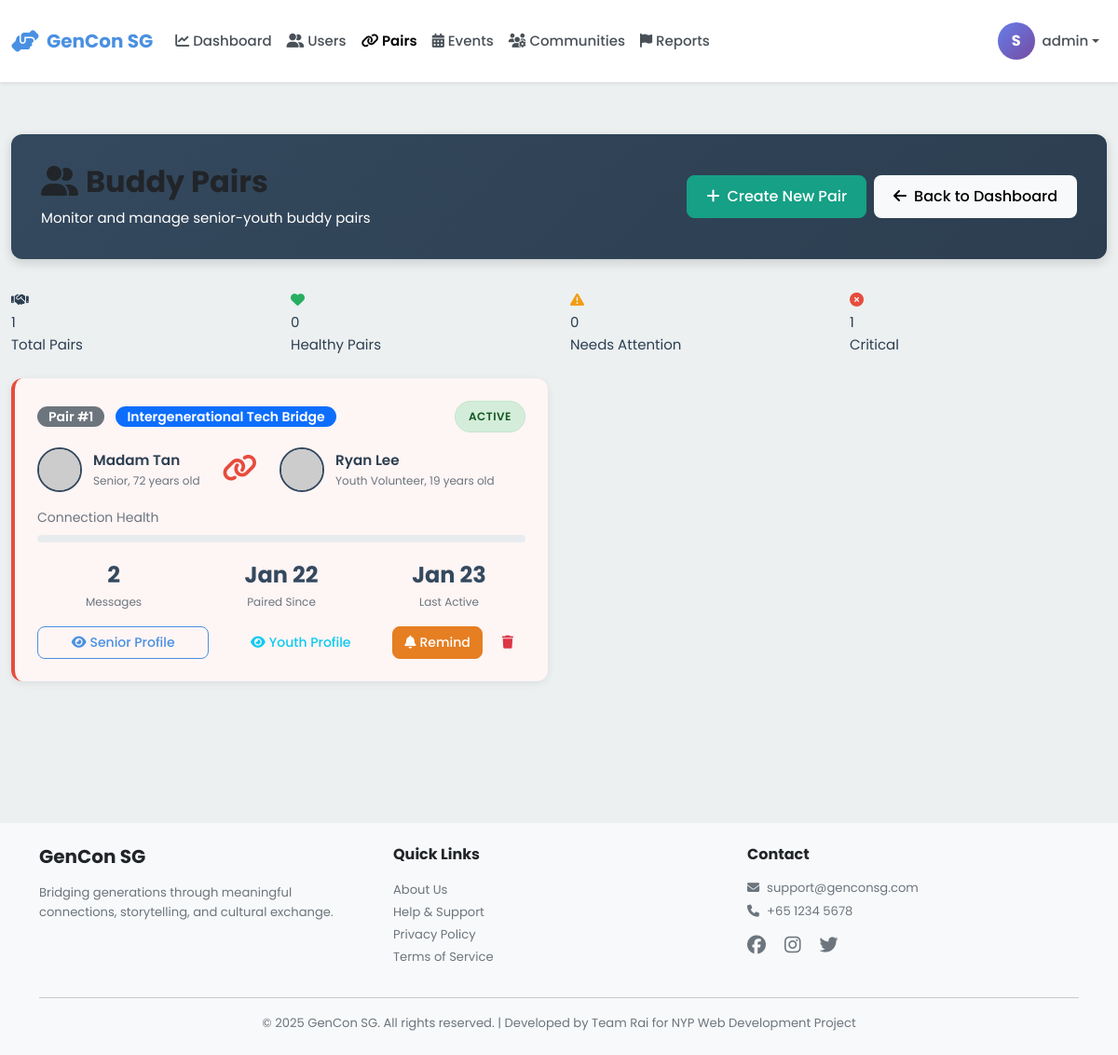
Page /admin/pairs (signed in) on the committed database.
### models.py (models this page shows, shortened)
class Pair(db.Model):
    __tablename__ = 'pairs'
    id = db.Column(db.Integer, primary_key=True)
    senior_id = db.Column(db.Integer, db.ForeignKey('users.id'), nullable=False, index=True)
    youth_id = db.Column(db.Integer, db.ForeignKey('users.id'), nullable=False, index=True)
    program = db.Column(db.String(100))  # Program/initiative name
    status = db.Column(db.String(20), default='active')  # active, inactive, paused
    paired_date = db.Column(db.DateTime, default=datetime.utcnow, nullable=False)
    last_interaction = db.Column(db.DateTime, default=datetime.utcnow)
    senior = db.relationship('User', foreign_keys=[senior_id], back_populates='senior_pairs')
    youth = db.relationship('User', foreign_keys=[youth_id], back_populates='youth_pairs')
    __table_args__ = (db.UniqueConstraint('senior_id', 'youth_id', name='unique_senior_youth_pair'),)

class User(db.Model):
    __tablename__ = 'users'
    id = db.Column(db.Integer, primary_key=True)
    username = db.Column(db.String(80), unique=True, nullable=False, index=True)
    password_hash = db.Column(db.String(255), nullable=False)
    email = db.Column(db.String(120), unique=True, nullable=False, index=True)
    full_name = db.Column(db.String(120), nullable=False)
    phone = db.Column(db.String(20))
    age = db.Column(db.Integer, nullable=False)
    bio = db.Column(db.Text)  # User biography
    school = db.Column(db.String(255))  # School or organization for youth
    role = db.Column(db.String(20), nullable=False)  # 'senior', 'youth', or 'admin'
    profile_picture = db.Column(db.String(255), default='default-avatar.png')
    disable_reason = db.Column(db.Text)
    interests_json = db.Column(db.Text)  # Stores interests as JSON array
    languages_json = db.Column(db.Text)  # Stores languages as JSON array
    accessibility_settings_json = db.Column(db.Text)  # Stores settings as JSON object
    created_at = db.Column(db.DateTime, default=datetime.utcnow, nullable=False)
    last_active = db.Column(db.DateTime, default=datetime.utcnow, nullable=False)
    is_active = db.Column(db.Boolean, default=True)
    stories = db.relationship('Story', back_populates='user', lazy='dynamic')
    sent_messages = db.relationship('Message', foreign_keys='Message.sender_id',
                                   back_populates='sender', lazy='dynamic')
    received_messages = db.relationship('Message', foreign_keys='Message.recipient_id',
                                       back_populates='recipient', lazy='dynamic')
    senior_pairs = db.relationship('Pair', foreign_keys='Pair.senior_id',
                                   back_populates='senior', lazy='dynamic')
    youth_pairs = db.relationship('Pair', foreign_keys='Pair.youth_id',
                                 back_populates='youth', lazy='dynamic')
    streak = db.relationship('Streak', back_populates='user', uselist=False)
    badges = db.relationship('Badge', back_populates='user', lazy='dynamic')
    checkins = db.relationship('Checkin', back_populates='user', lazy='dynamic')
    @property
    def interests(self):
        """Get interests as Python list from JSON string."""
        if self.interests_json:
            return json.loads(self.interests_json)
        return []
    @interests.setter
    def interests(self, value):
        """Set interests from Python list, store as JSON string."""
        self.interests_json = json.dumps(value)
    @property
    def languages(self):
        """Get languages as Python list from JSON string."""
        if self.languages_json:
            return json.loads(self.languages_json)
        return []
    @languages.setter
    def languages(self, value):
        """Set languages from Python list, store as JSON string."""
        self.languages_json = json.dumps(value)
    @property
    def accessibility_settings(self):
        """Get accessibility settings as Python dict from JSON string."""
        if self.accessibility_settings_json:
            return json.loads(self.accessibility_settings_json)
        return {}

### blueprints/admin.py (the view)
@admin_bp.route('/pairs')
@admin_required
def pairs():
    all_pairs = Pair.query.order_by(Pair.paired_date.desc()).all()
    inactive_threshold = datetime.utcnow() - timedelta(days=7)
    warning_threshold = datetime.utcnow() - timedelta(days=3)
    pairs_data = []
    for pair in all_pairs:
        message_count = Message.query.filter(
            ((Message.sender_id == pair.senior_id) & (Message.recipient_id == pair.youth_id)) |
            ((Message.sender_id == pair.youth_id) & (Message.recipient_id == pair.senior_id))
        ).count()
        if pair.last_interaction < inactive_threshold:
            health = 'critical'
        elif pair.last_interaction < warning_threshold:
            health = 'warning'
        else:
            health = 'good'
        pairs_data.append({
            'pair': pair,
            'message_count': message_count,
            'health': health
        })
    return render_template('admin/pairs.html', pairs_data=pairs_data)

### app.py (called while the page is built)
@app.context_processor
def inject_user():
    return dict(session=session)

### blueprints/admin.py (called while the page is built)
def admin_required(f):
    @wraps(f)
    def decorated_function(*args, **kwargs):
        if 'user_id' not in session:
            flash('Please login to access this page', 'warning')
            return redirect(url_for('auth.login', role='admin'))
        if session.get('role') != 'admin':
            flash('Access denied. Admin privileges required.', 'danger')
            return redirect(url_for('index'))
        return f(*args, **kwargs)
    return decorated_function

### templates/admin/pairs.html (shortened to what this page needs)
{% extends "base.html" %}
{% block extra_css %}
<link rel="stylesheet" href="{{ url_for('static', filename='css/admin.css') }}">
{% endblock %}
{% block content %}
<div class="container-fluid py-4">
    <div class="admin-header">
        <div class="d-flex justify-content-between align-items-center">
            <div>
                <h1><i class="fas fa-user-friends me-2"></i>Buddy Pairs</h1>
                <p class="mb-0">Monitor and manage senior-youth buddy pairs</p>
            </div>
            <div class="d-flex gap-2">
                <a href="{{ url_for('admin.create_pair') }}" class="btn btn-success">
                    <i class="fas fa-plus me-2"></i>Create New Pair
                </a>
                <a href="{{ url_for('admin.dashboard') }}" class="btn btn-light">
                    <i class="fas fa-arrow-left me-2"></i>Back to Dashboard
                </a>
            </div>
        </div>
    </div>
    <div class="row mb-4">
        <div class="col-md-3">
            <div class="stat-card pairs">
                <div class="stat-icon"><i class="fas fa-handshake"></i></div>
                <div class="stat-value">{{ pairs_data|length }}</div>
                <div class="stat-label">Total Pairs</div>
            </div>
        </div>
        <div class="col-md-3">
            <div class="stat-card" style="border-left-color: #27AE60;">
                <div class="stat-icon" style="color: #27AE60;"><i class="fas fa-heart"></i></div>
                <div class="stat-value">{{ pairs_data|selectattr('health', 'equalto', 'good')|list|length }}</div>
                <div class="stat-label">Healthy Pairs</div>
            </div>
        </div>
        <div class="col-md-3">
            <div class="stat-card" style="border-left-color: #F39C12;">
                <div class="stat-icon" style="color: #F39C12;"><i class="fas fa-exclamation-triangle"></i></div>
                <div class="stat-value">{{ pairs_data|selectattr('health', 'equalto', 'warning')|list|length }}</div>
                <div class="stat-label">Needs Attention</div>
            </div>
        </div>
        <div class="col-md-3">
            <div class="stat-card" style="border-left-color: #E74C3C;">
                <div class="stat-icon" style="color: #E74C3C;"><i class="fas fa-times-circle"></i></div>
                <div class="stat-value">{{ pairs_data|selectattr('health', 'equalto', 'critical')|list|length }}</div>
                <div class="stat-label">Critical</div>
            </div>
        </div>
    </div>
    {% if pairs_data %}
    <div class="row">
        {% for item in pairs_data %}
        <div class="col-lg-6 mb-4">
            <div class="pair-card {% if item.health == 'warning' %}warning{% elif item.health == 'critical' %}critical{% endif %}">
                <div class="pair-header">
                    <div>
                        <span class="badge bg-secondary">Pair #{{ item.pair.id }}</span>
                        {% if item.pair.program %}
                        <span class="badge bg-primary ms-2">{{ item.pair.program }}</span>
                        {% endif %}
                    </div>
                    <span class="status-badge {{ item.pair.status }}">{{ item.pair.status|capitalize }}</span>
                </div>
                <div class="pair-users">
                    <div class="pair-user">
                        <img src="{{ url_for('static', filename='images/' + (item.pair.senior.profile_picture or 'default-avatar.png')) }}"
                             alt="Senior Avatar"
                             onerror="this.src='https://ui-avatars.com/api/?name={{ item.pair.senior.full_name }}&background=E67E22&color=fff'">
                        <div class="user-info">
                            <div class="name">{{ item.pair.senior.full_name }}</div>
                            <div class="role">Senior, {{ item.pair.senior.age }} years old</div>
                        </div>
                    </div>
                    <div class="text-center">
                        <i class="fas fa-link fa-2x" style="color: {% if item.health == 'good' %}#27AE60{% elif item.health == 'warning' %}#F39C12{% else %}#E74C3C{% endif %};"></i>
                    </div>
                    <div class="pair-user">
                        <img src="{{ url_for('static', filename='images/' + (item.pair.youth.profile_picture or 'default-avatar.png')) }}"
                             alt="Youth Avatar"
                             onerror="this.src='https://ui-avatars.com/api/?name={{ item.pair.youth.full_name }}&background=9B59B6&color=fff'">
                        <div class="user-info">
                            <div class="name">{{ item.pair.youth.full_name }}</div>
                            <div class="role">Youth Volunteer, {{ item.pair.youth.age }} years old</div>
                        </div>
                    </div>
                </div>
                <div class="connection-strength">
                    <div class="label">Connection Health</div>
                    <div class="strength-bar">
                        <div class="fill {{ item.health }}" style="width: {% if item.health == 'good' %}100{% elif item.health == 'warning' %}50{% else %}20{% endif %}%;"></div>
                    </div>
                </div>
                <div class="pair-stats">
                    <div class="pair-stat">
                        <div class="value">{{ item.message_count }}</div>
                        <div class="label">Messages</div>
                    </div>
                    <div class="pair-stat">
                        <div class="value">{{ item.pair.paired_date.strftime('%b %d') }}</div>
                        <div class="label">Paired Since</div>
                    </div>
                    <div class="pair-stat">
                        <div class="value">{{ item.pair.last_interaction.strftime('%b %d') if item.pair.last_interaction else 'Never' }}</div>
                        <div class="label">Last Active</div>
                    </div>
                </div>
                <div class="d-flex gap-2 mt-3">
                    <a href="{{ url_for('admin.user_detail', user_id=item.pair.senior_id) }}" class="btn btn-sm btn-outline-primary flex-grow-1">
                        <i class="fas fa-eye me-1"></i>Senior Profile
                    </a>
                    <a href="{{ url_for('admin.user_detail', user_id=item.pair.youth_id) }}" class="btn btn-sm btn-outline-info flex-grow-1">
                        <i class="fas fa-eye me-1"></i>Youth Profile
                    </a>
                    {% if item.health != 'good' %}
                    <form action="{{ url_for('admin.send_pair_reminder', pair_id=item.pair.id) }}" method="POST" class="d-inline">
                        <button type="submit" class="btn btn-sm btn-warning">
                            <i class="fas fa-bell me-1"></i>Remind
                        </button>
                    </form>
                    {% endif %}
                    <form action="{{ url_for('admin.delete_pair', pair_id=item.pair.id) }}" method="POST" class="d-inline" onsubmit="return confirm('Permanently remove this pair?');">
                        <button type="submit" class="btn btn-sm btn-outline-danger">
                            <i class="fas fa-trash"></i>
                        </button>
                    </form>
                </div>
            </div>
        </div>
        {% endfor %}
    </div>
    {% endif %}
</div>
{% endblock %}

### static/css/main.css (style rules this page uses)
:root { --primary-color: #4A90E2; --primary-hover: #357ABD; --secondary-color: #7B68EE; --success-color: #28A745; --warning-color: #FFC107; --danger-color: #DC3545; --info-color: #17A2B8; --senior-primary: #E67E22; --senior-secondary: #2ECC71; --senior-accent: #F39C12; --youth-primary: #9B59B6; --youth-secondary: #3498DB; --youth-accent: #E74C3C; --admin-primary: #34495E; --admin-secondary: #16A085; --admin-accent: #E67E22; --white: #FFFFFF; --black: #000000; --gray-100: #F8F9FA; --gray-200: #E9ECEF; --gray-300: #DEE2E6; --gray-400: #CED4DA; --gray-500: #ADB5BD; --gray-600: #6C757D; --gray-700: #495057; --gray-800: #343A40; --gray-900: #212529; --font-family: 'Poppins', -apple-system, BlinkMacSystemFont, 'Segoe UI', sans-serif; --font-size-base: 16px; --font-size-sm: 14px; --font-size-lg: 18px; --font-size-xl: 20px; --font-size-xxl: 24px; --font-weight-light: 300; --font-weight-normal: 400; --font-weight-medium: 500; --font-weight-semibold: 600; --font-weight-bold: 700; --spacing-xs: 0.25rem; --spacing-sm: 0.5rem; --spacing-md: 1rem; --spacing-lg: 1.5rem; --spacing-xl: 2rem; --spacing-xxl: 3rem; --border-radius-sm: 0.25rem; --border-radius-md: 0.5rem; --border-radius-lg: 1rem; --border-radius-xl: 1.5rem; --border-radius-pill: 50rem; --shadow-sm: 0 1px 2px rgba(0, 0, 0, 0.05); --shadow-md: 0 4px 6px rgba(0, 0, 0, 0.1); --shadow-lg: 0 10px 15px rgba(0, 0, 0, 0.15); --shadow-xl: 0 20px 25px rgba(0, 0, 0, 0.2); --transition-fast: 150ms ease-in-out; --transition-base: 300ms ease-in-out; --transition-slow: 500ms ease-in-out; --z-dropdown: 1000; --z-sticky: 1020; --z-fixed: 1030; --z-modal-backdrop: 1040; --z-modal: 1050; --z-popover: 1060; --z-tooltip: 1070; }
* { margin: 0; padding: 0; box-sizing: border-box; }
a { text-decoration: none; color: inherit; transition: color var(--transition-fast); }
img { max-width: 100%; height: auto; display: block; }
body { font-family: var(--font-family); font-size: var(--font-size-base); font-weight: var(--font-weight-normal); line-height: 1.6; color: var(--gray-900); background-color: var(--gray-100); overflow-x: hidden; }
h1, h2, h3, h4, h5, h6 { font-weight: var(--font-weight-bold); line-height: 1.2; margin-bottom: var(--spacing-md); color: var(--gray-900); }
h1 { font-size: 2.5rem; }
p { margin-bottom: var(--spacing-md); }
.btn { display: inline-block; font-weight: var(--font-weight-medium); text-align: center; white-space: nowrap; vertical-align: middle; user-select: none; border: 1px solid transparent; padding: 0.625rem 1.25rem; font-size: var(--font-size-base); line-height: 1.5; border-radius: var(--border-radius-md); transition: all var(--transition-base); cursor: pointer; }
.btn-success { background-color: var(--success-color); color: var(--white); }
.btn-outline-primary { color: var(--primary-color); border-color: var(--primary-color); background-color: transparent; }
.btn-sm { padding: 0.375rem 0.75rem; font-size: var(--font-size-sm); }
.badge { display: inline-block; padding: 0.25rem 0.75rem; font-size: 0.875rem; font-weight: var(--font-weight-semibold); line-height: 1; text-align: center; white-space: nowrap; vertical-align: baseline; border-radius: var(--border-radius-pill); }
.mt-3 { margin-top: var(--spacing-md); }
.mb-4 { margin-bottom: var(--spacing-lg); }
.d-flex { display: flex; }
.justify-content-between { justify-content: space-between; }
.align-items-center { align-items: center; }
.gap-2 { gap: var(--spacing-sm); }
.text-center { text-align: center; }

### rows in the picture
Pair: pair.id "1", pair.program "Intergenerational Tech Bridge", pair.status "ACTIVE", pair.paired_date "Jan 22", pair.last_interaction "Jan 23"
User: pair.senior.full_name "Madam Tan", pair.senior.age "72"
User: pair.youth.full_name "Ryan Lee", pair.youth.age "19"

### other values in the picture
{{ session.get('full_name', 'U')[0] | upper }} "S"
{{ session.username }} "admin"
{{ pairs_data|length }} "1"
{{ pairs_data|selectattr('health', 'equalto', 'good')|list|length }} "0"
{{ pairs_data|selectattr('health', 'equalto', 'warning')|list|length }} "0"
{{ pairs_data|selectattr('health', 'equalto', 'critical')|list|length }} "1"
{{ item.message_count }} "2"
